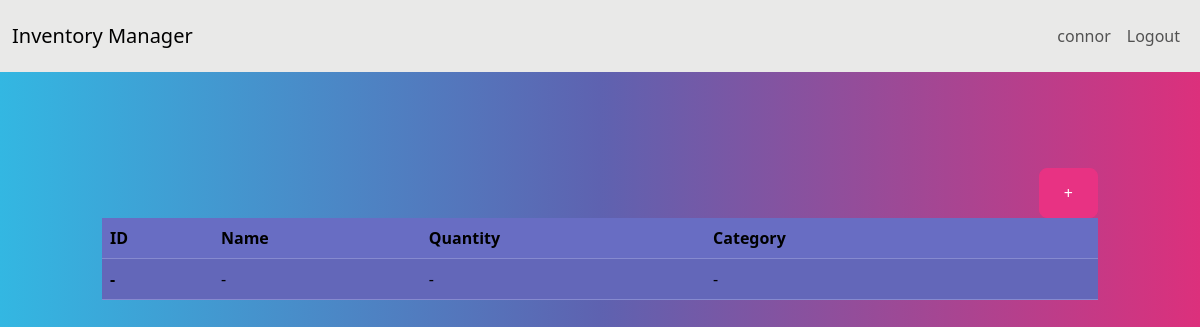
Page /dashboard/ (signed in) on the earlier database version.
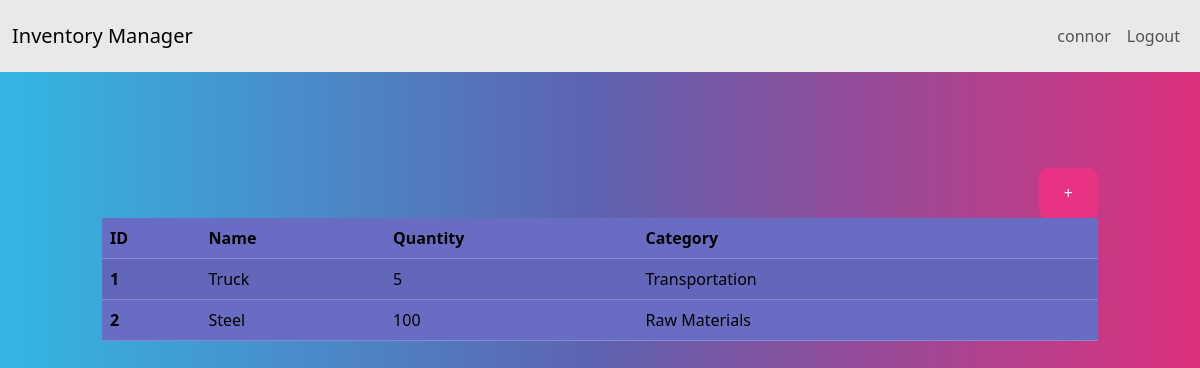
Same page on the later database version.
### inventory/models.py (models this page shows, shortened)
class InventoryItem(models.Model):
    name = models.CharField(max_length=200)
    quantity = models.IntegerField()
    category = models.ForeignKey('Category', on_delete=models.SET_NULL, blank=True, null=True)
    date_created = models.DateTimeField(auto_now_add=True)
    user = models.ForeignKey(User, on_delete=models.CASCADE)

class Category(models.Model):
    name = models.CharField(max_length=200)
    class Meta:
        verbose_name_plural = 'categories'

### inventory/views.py (the view)
# urls.py: path('dashboard/', Dashboard.as_view(), name='dashboard'),
class Dashboard(View):
    def get(self, request):
        items = InventoryItem.objects.filter(user=self.request.user.id).order_by('id')
        return render(request, 'inventory/dashboard.html', {'items': items})

### inventory/templates/inventory/dashboard.html
{% extends 'inventory/base.html' %}
{% block content %}
    <div class="row">
        <div class="col-md-10 col-12 mx-auto mt-5">
            <div class="d-flex justify-content-end">
                <a href="#" class="btn btn-primary">+</a>
            </div>
            <table class="table table-hover table-striped">
                <thead>
                    <tr>
                        <th scope="col">ID</th>
                        <th scope="col">Name</th>
                        <th scope="col">Quantity</th>
                        <th scope="col">Category</th>
                        <th scope="col"></th>
                        <th scope="col"></th>
                    </tr>
                </thead>
                <tbody>
                    {% if items|length == 0 %}
                    <tr>
                        <th scope="row">-</th>
                        <td>-</td>
                        <td>-</td>
                        <td>-</td>
                        <td></td>
                        <td></td>
                    </tr>
                    {% endif %}
                    {% for item in items %}
                    <tr>
                        <th scope="row">{{ item.id }}</th>
                        <td>{{ item.name }}</td>
                        <td>{{ item.quantity }}</td>
                        <td>{{ item.category.name }}</td>
                        <td></td>
                        <td></td>
                    {% endfor %}
                    </tr>
                </tbody>
            </table>
        </div>
    </div>
{% endblock content %}

### inventory/templates/inventory/base.html (shortened to what this page needs)
<!DOCTYPE html>
<html lang="en">
<head>
    <link rel="stylesheet" href="https://bootswatch.com/5/quartz/bootstrap.min.css">
</head>
<body>
    {% include 'inventory/navigation.html' %}
   {% block content %}
   {% endblock content %}
</body>
</html>

### inventory/templates/inventory/navigation.html (shortened to what this page needs)
<nav class="navbar navbar-expand-lg bg-light">
    <div class="container-fluid">
        <a class="navbar-brand" href="{% url 'index' %}">Inventory Manager</a>
        <div class="collapse navbar-collapse justify-content-end" id="navbarNav">
            <ul class="navbar-nav">
                {% if user.is_authenticated %}
                    <li class="nav-item">
                        <a class="nav-link" href="#">{{ user.username }}</a>
                    </li>
                    <li class="nav-item">
                        <a class="nav-link" href="javascript:void(0);" onclick="document.getElementById('logout-form').submit();">Logout</a>
                    </li>
                {% endif %}
            </ul>
        </div>
    </div>
</nav>

Differences in the rows shown:
added InventoryItem: id "1", name "Truck", quantity "5", category.name "Transportation"
added InventoryItem: id "2", name "Steel", quantity "100", category.name "Raw Materials"
